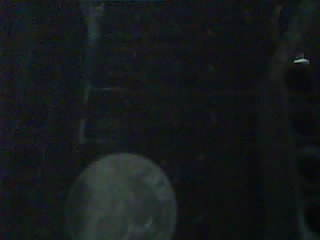
#> input picture mainserver/capture_image.jpg, 320 x 240 px
$ python processIMG.py
#> lines starting #> are read from the running program, lines starting #| are printed output that depends on the picture; after the words box and inside, x2 and y2 are one past the last pixel; in counts of white or black regions, pixels touching at a corner belong together
### mainserver/getImg.py
import requests

def download_image(url, save_path):
#> (the call stopped at in download_image, `response = requests.get(url, stream=True)`: the network is not available in this run)
#> in proc_img, image is the input picture: shape (240, 320, 3); mean B, G, R 27.1, 25.6, 21.7
    try:
        # 發送 HTTP GET 請求
        response = requests.get(url, stream=True)
        response.raise_for_status()  # 如果請求失敗，會拋出 HTTPError

        # 保存圖片到本地
        with open(save_path, 'wb') as file:
            for chunk in response.iter_content(chunk_size=8192):
                file.write(chunk)

        print(f"圖片已成功保存到: {save_path}")
    except requests.exceptions.RequestException as e:
        print(f"下載圖片時發生錯誤: {e}")

# [9 lines that do not run on import are left out]

### mainserver/processIMG.py
import cv2
import numpy as np
import getImg
def detect_object_properties(image):
    # 读取图像

    height, width = image.shape[:2]
#> height = 240; width = 320
    center_x, center_y = width // 2, height // 2  # 图像中心坐标
#> center_x = 160; center_y = 120

    # 将图像转换为灰度
    gray = cv2.cvtColor(image, cv2.COLOR_BGR2GRAY)

    # 反转灰度图像（黑变白，白变黑）
    gray = cv2.bitwise_not(gray)
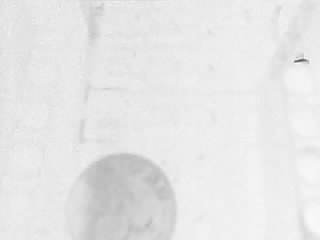
#> gray: shape (240, 320); min 82, max 252, mean 230.5

    # 应用阈值处理
    _, thresh = cv2.threshold(gray, 225, 255, cv2.THRESH_BINARY)
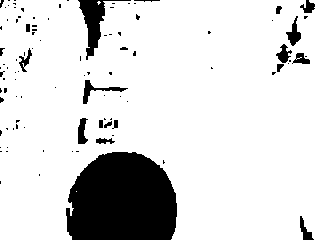
#> thresh: shape (240, 320); 85.6% white; 100 black regions (80 under 20 px), largest, box (x1, y1, x2, y2) and area: (66, 152, 177, 240) 8231, (78, 0, 131, 60) 881, (83, 80, 128, 104) 246
    cv2.imwrite('./thresh.png', thresh)
    # 进行膨胀和腐蚀操作
    kernel = cv2.getStructuringElement(cv2.MORPH_RECT, (3, 3))
    thresh = cv2.dilate(thresh, kernel, iterations=3)
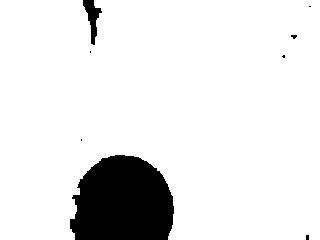
#> thresh: shape (240, 320); 90% white; 8 black regions (6 under 20 px), largest, box (x1, y1, x2, y2) and area: (70, 155, 174, 240) 7244, (83, 0, 102, 45) 369
    thresh = cv2.erode(thresh, kernel, iterations=3)
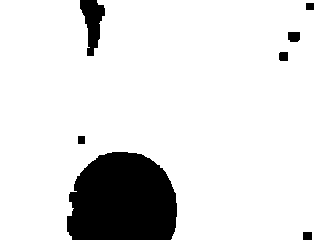
#> thresh: shape (240, 320); 87.8% white; 7 black regions, largest, box (x1, y1, x2, y2) and area: (67, 152, 177, 240) 8165, (80, 0, 105, 56) 800, (288, 32, 300, 42) 113
    thresh = cv2.dilate(thresh, kernel, iterations=5)
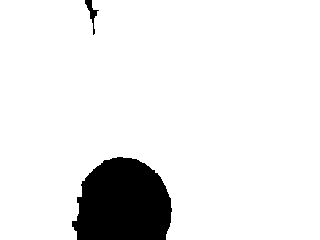
#> thresh: shape (240, 320); 91.1% white; 2 black regions, box (x1, y1, x2, y2) and area: (72, 157, 172, 240) 6655, (85, 0, 99, 35) 143
    thresh = cv2.erode(thresh, kernel, iterations=5)
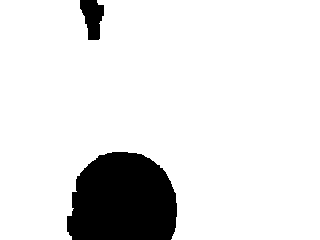
#> thresh: shape (240, 320); 88.6% white; 2 black regions, box (x1, y1, x2, y2) and area: (67, 152, 177, 240) 8120, (80, 0, 104, 40) 658
    # thresh = cv2.erode(thresh, kernel, iterations=5)
    # thresh = cv2.dilate(thresh, kernel, iterations=3)

    # 保存阈值处理后的图像
    cv2.imwrite('./thresh_afterdilate.png', thresh)

    return thresh


# [41 lines of commented-out code are left out]

def extract_center_black_area(img):
    # 将图像转换为灰度图
    if len(img.shape) == 3:
        gray = cv2.cvtColor(img, cv2.COLOR_BGR2GRAY)
    else:
        gray = img.copy()

    # 对灰度图进行二值化，提取黑色区域
    threshold = 50
    _, binary = cv2.threshold(gray, threshold, 255, cv2.THRESH_BINARY_INV)
#> binary: shape (240, 320); 11.4% white; 2 white regions

    # 寻找轮廓
    contours, _ = cv2.findContours(binary, cv2.RETR_EXTERNAL, cv2.CHAIN_APPROX_SIMPLE)
#> contours = 2 contours; box (x1, y1, x2, y2) and area: (67, 152, 177, 240) 7951, (80, 0, 104, 40) 601

    # 找到离图像中心最近且面积大于1000的黑色区域
    h, w = gray.shape
#> h = 240; w = 320
    center = (w // 2, h // 2)
#> center = (160, 120)
    min_distance = float('inf')
    closest_contour = None

    for contour in contours:
        # 计算轮廓的面积，排除面积小于1000的轮廓
        area = cv2.contourArea(contour)
        if area < 1000:
            continue  # 跳过面积小于1000的轮廓

        # 计算轮廓的质心
        M = cv2.moments(contour)
        if M["m00"] == 0:
            continue  # 避免除以零
        cX = int(M["m10"] / M["m00"])
        cY = int(M["m01"] / M["m00"])

        # 计算质心到图像中心的距离
        distance = ((cX - center[0]) ** 2 + (cY - center[1]) ** 2) ** 0.5

        if distance < min_distance:
            min_distance = distance
            closest_contour = contour
#> this loop made 2 passes
#> (area, cX, cY, distance, min_distance) on pass 1: (7951, 122, 200, 88.57, 88.57)
#> area on pass 2: 601
#> after the loop, closest_contour = contour of 99 points, box (x1, y1, x2, y2) (67, 152, 177, 240), area 7951; min_distance = 88.57

    # 创建一个全白的输出图像
    output = np.full_like(gray, 255)

    # 如果找到符合条件的轮廓，就在输出图像上绘制
    if closest_contour is not None:
        cv2.drawContours(output, [closest_contour], -1, (0), thickness=cv2.FILLED)
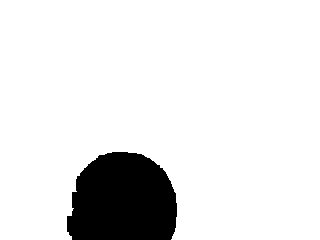
#> output: shape (240, 320); 89.4% white; 1 black region, box (x1, y1, x2, y2) and area: (67, 152, 177, 240) 8120

    return output

# [117 lines left out: functions draw_center_contour, classify_object, not called in this run]

# 示例使用
# center_img = cv2.imread('center_image.jpg')
# result = classify_object(center_img)
# print(f'分类结果: {result}')

# # 调用函数进行物体检测


def calculate_black_area(center_img):
    # 将图像转换为灰度图
    if len(center_img.shape) == 3:
        gray = cv2.cvtColor(center_img, cv2.COLOR_BGR2GRAY)
    else:
        gray = center_img.copy()

    # 二值化处理，提取黑色区域
    threshold = 50
    _, binary = cv2.threshold(gray, threshold, 255, cv2.THRESH_BINARY_INV)
#> binary: shape (240, 320); 10.6% white; 1 white region

    # 寻找轮廓
    contours, _ = cv2.findContours(binary, cv2.RETR_EXTERNAL, cv2.CHAIN_APPROX_SIMPLE)
#> contours = 1 contour; box (x1, y1, x2, y2) and area: (67, 152, 177, 240) 7951

    # 找到离图像中心最近的轮廓
    h, w = gray.shape
#> h = 240; w = 320
    center_point = (w // 2, h // 2)
#> center_point = (160, 120)
    min_distance = float('inf')
    closest_contour = None

    for contour in contours:
        # 计算轮廓的质心
        M = cv2.moments(contour)
        if M["m00"] == 0:
            continue
        cX = int(M["m10"] / M["m00"])
        cY = int(M["m01"] / M["m00"])
        # 计算质心到图像中心的距离
        distance = ((cX - center_point[0]) ** 2 + (cY - center_point[1]) ** 2) ** 0.5
        if distance < min_distance:
            min_distance = distance
            closest_contour = contour
#> this loop made 1 pass
#> (cX, cY, distance, min_distance) on pass 1: (122, 200, 88.57, 88.57)
#> after the loop, min_distance = 88.57

    # 如果找到最近的轮廓，计算其面积
    if closest_contour is not None:
        area = cv2.contourArea(closest_contour)
#> area = 7951
        return area
    else:
        print("未找到中心的黑色区域。")
        return 0


def proc_img():
    image_path = './capture_image.jpg'  # 替换为你的图片路径
    image = cv2.imread(image_path)
    img_thresh = detect_object_properties(image)
    # extract_black_center(img_thresh)

    # image = cv2.imread('thresh.png')
    center_img = extract_center_black_area(img_thresh)
    cv2.imwrite('./center.png', center_img)

    CenterArea = calculate_black_area(center_img)
#> CenterArea = 7951
    print(CenterArea)
#| 7951.0
    if CenterArea > 4500:
        return "err"


    out_img = draw_center_contour(center_img,image)

    cv2.imwrite('./out.png', out_img)

    return(classify_object(center_img))
if __name__ == '__main__':
    image_url = "http://192.168.38.78/capture"

    # 保存的檔案路徑
    save_path = "capture_image.jpg"

    # 下載圖片
    getImg.download_image(image_url, save_path)
    print(proc_img())
